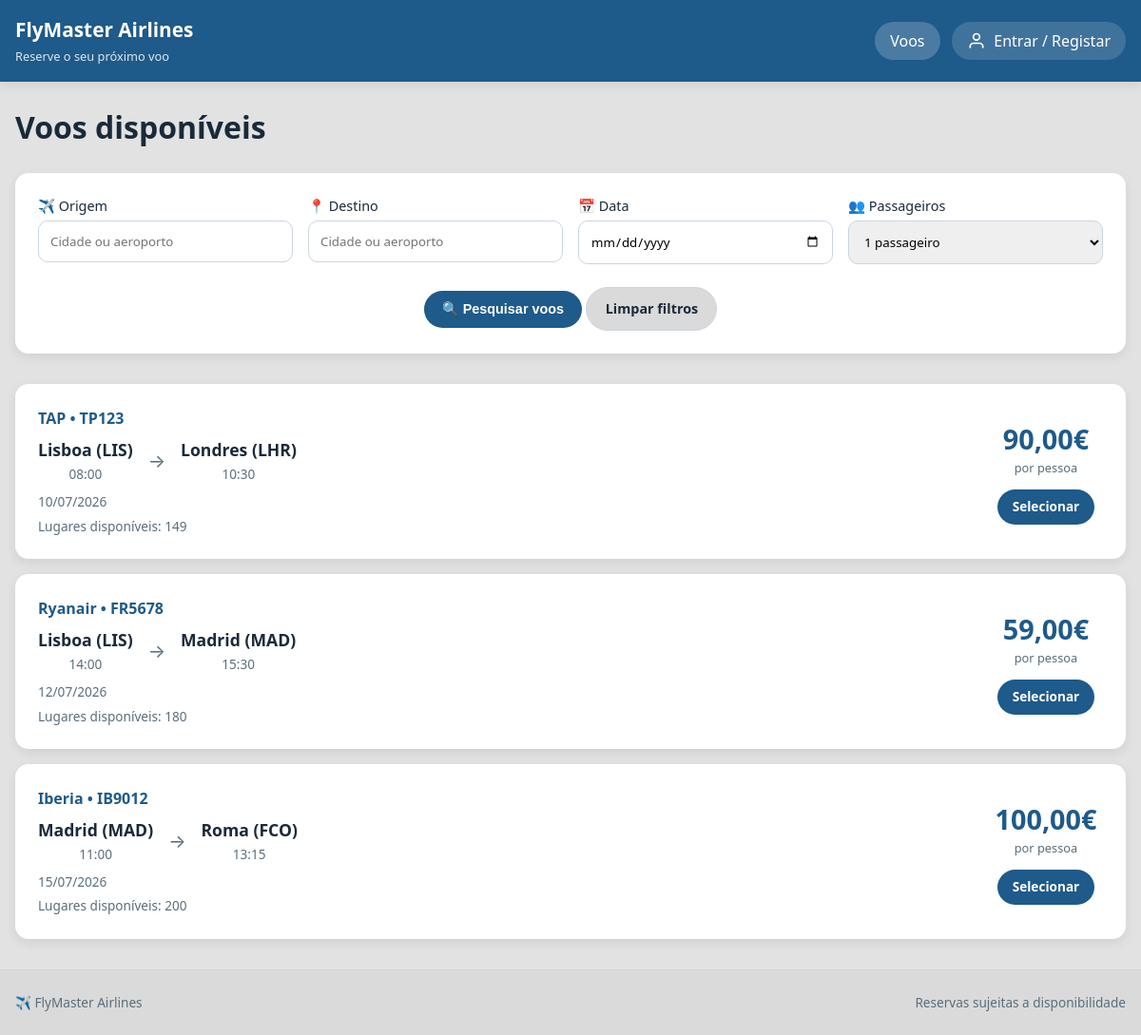
The app's page /voos/ with its own data.
### voos/models.py (models this page shows, shortened)
class Voo(models.Model):
    numero               = models.CharField(max_length=10, unique=True)  # ex: TP123
    companhia            = models.ForeignKey(Companhia, on_delete=models.CASCADE)
    origem               = models.ForeignKey(Aeroporto, on_delete=models.CASCADE, related_name='saidas')
    destino              = models.ForeignKey(Aeroporto, on_delete=models.CASCADE, related_name='chegadas')
    data_partida         = models.DateTimeField()
    data_chegada         = models.DateTimeField()
    lugares_disponiveis  = models.IntegerField()
    preco                = models.DecimalField(max_digits=8, decimal_places=2)

class Companhia(models.Model):
    nome = models.CharField(max_length=100)
    logo = models.ImageField(upload_to='logos/', blank=True, null=True)
    class Meta:
        verbose_name_plural = "Companhias"

class Aeroporto(models.Model):
    codigo = models.CharField(max_length=3, unique=True)
    nome   = models.CharField(max_length=150, blank=True)
    cidade = models.CharField(max_length=100)
    pais   = models.CharField(max_length=100)

### voos/views.py (the view)
# urls.py: path('voos/', views.VooListView.as_view(), name='flights'),
class VooListView(ListView):
    model               = Voo
    template_name       = 'Voos/flights.html'
    context_object_name = 'voos'
    paginate_by         = 20
    def get_queryset(self):
        qs = super().get_queryset().select_related('companhia', 'origem', 'destino')
        origin      = self.request.GET.get('origin', '').strip()
        destination = self.request.GET.get('destination', '').strip()
        date        = self.request.GET.get('date', '').strip()
        if origin:
            qs = qs.filter(
                Q(origem__cidade__icontains=origin) | Q(origem__codigo__icontains=origin)
            )
        if destination:
            qs = qs.filter(
                Q(destino__cidade__icontains=destination) | Q(destino__codigo__icontains=destination)
            )
        if date:
            qs = qs.filter(data_partida__date=date)
        return qs.filter(lugares_disponiveis__gt=0)
    def get_context_data(self, **kwargs):
        ctx = super().get_context_data(**kwargs)
        ctx['origin']      = self.request.GET.get('origin', '')
        ctx['destination'] = self.request.GET.get('destination', '')
        ctx['date']        = self.request.GET.get('date', '')
        ctx['passengers']  = self.request.GET.get('passengers', '1')
        params = self.request.GET.copy()
        params.pop('page', None)
        ctx['query_string'] = params.urlencode()
        return ctx

### voos/context_processors.py (called while the page is built)
def gestor_status(request):
    is_gestor = (
        request.user.is_authenticated and (
            request.user.is_superuser or
            request.user.groups.filter(name='gestor').exists()
        )
    )
    return {'is_gestor': is_gestor}

### voos/templates/Voos/flights.html (shortened to what this page needs)
{% extends 'Voos/base.html' %}
{% load static %}
{% block content %}
<main class="container">
    <div class="section-header" style="margin:1.5rem 0;">
        <h1>Voos disponíveis</h1>
    </div>
    <div class="search-panel">
        <form class="flight-search-form" action="{% url 'voos:flights' %}" method="get">
            <div class="search-grid">
                <div class="form-group">
                    <label>✈️ Origem</label>
                    <input type="text" class="input" name="origin" value="{{ origin }}" placeholder="Cidade ou aeroporto">
                </div>
                <div class="form-group">
                    <label>📍 Destino</label>
                    <input type="text" class="input" name="destination" value="{{ destination }}" placeholder="Cidade ou aeroporto">
                </div>
                <div class="form-group">
                    <label>📅 Data</label>
                    <input type="date" class="input" name="date" value="{{ date }}">
                </div>
                <div class="form-group">
                    <label>👥 Passageiros</label>
                    <select class="select" name="passengers">
                        <option value="1" {% if passengers == "1" %}selected{% endif %}>1 passageiro</option>
                    </select>
                </div>
            </div>
            <div class="search-actions">
                <button type="submit" class="btn btn-primary">🔍 Pesquisar voos</button>
                <a href="{% url 'voos:flights' %}" class="btn btn-light">Limpar filtros</a>
            </div>
        </form>
    </div>
    <div class="flights-list" style="display:flex; flex-direction:column; gap:1rem; margin-top:1rem;">
        {% if voos %}
            {% for voo in voos %}
            <div class="flight-card">
                <div class="flight-info">
                    <div class="flight-airline">{{ voo.companhia.nome }} • {{ voo.numero }}</div>
                    <div class="flight-route">
                        <div class="flight-point">
                            <strong>{{ voo.origem.cidade }} ({{ voo.origem.codigo }})</strong>
                            <span>{{ voo.data_partida|date:"H:i" }}</span>
                        </div>
                        <div class="flight-arrow">→</div>
                        <div class="flight-point">
                            <strong>{{ voo.destino.cidade }} ({{ voo.destino.codigo }})</strong>
                            <span>{{ voo.data_chegada|date:"H:i" }}</span>
                        </div>
                    </div>
                    <div class="flight-duration">{{ voo.data_partida|date:"d/m/Y" }}</div>
                    <div class="flight-seats" {% if voo.lugares_disponiveis <= 10 %}style="color:orange;"{% endif %}>
                        Lugares disponíveis: {{ voo.lugares_disponiveis }}
                    </div>
                </div>
                <div class="flight-price">
                    <div class="price-value">{{ voo.preco }}€</div>
                    <div class="price-detail">por pessoa</div>
                    <a href="{% url 'voos:booking' voo.numero %}" class="btn btn-primary btn-sm">Selecionar</a>
                </div>
            </div>
            {% endfor %}
        {% endif %}
    </div>
</main>
{% endblock %}

### static/css/style.css (style rules this page uses)
:root { --bg: #e2e2e2; --surface: #ffffff; --surface-alt: #dadada; --text: #1a2a3a; --muted: #5a6e7c; --primary: #1e5a8a; --primary-hover: #144a6e; --accent: #2c7cb6; --accent-hover: #23689b; --success-bg: #e3f2fd; --success-text: #0d5b8a; --warning-bg: #fff3e0; --warning-text: #b85c00; --info-bg: #e8f0fe; --info-text: #1e5a8a; --border: #cbd5e1; --shadow: 0 4px 12px rgba(0, 0, 0, 0.08); --radius: 14px; --radius-sm: 10px; --max-width: 1200px; }
* { box-sizing: border-box; margin: 0; padding: 0; }
body { font-family: 'Segoe UI', system-ui, -apple-system, sans-serif; background: var(--bg); color: var(--text); line-height: 1.5; }
.container { width: min(100% - 2rem, var(--max-width)); margin: 0 auto; }
.search-grid { display: grid; grid-template-columns: repeat(auto-fit, minmax(200px, 1fr)); gap: 1rem; }
.form-group { display: flex; flex-direction: column; gap: 0.3rem; }
.form-group label { font-weight: 500; font-size: 0.9rem; }
.input, .select, .textarea { width: 100%; padding: 0.75rem; border: 1px solid var(--border); border-radius: var(--radius-sm); font-family: inherit; }
.search-actions { margin-top: 1.5rem; text-align: center; }
.btn { display: inline-flex; align-items: center; justify-content: center; gap: 0.5rem; padding: 0.7rem 1.2rem; border: none; border-radius: 40px; font-weight: 600; cursor: pointer; transition: all 0.2s; text-decoration: none; font-size: 0.9rem; }
.btn-primary { background: var(--primary); color: white; }
.btn-light { background: var(--surface-alt); color: var(--text); border: 1px solid var(--border); }
.btn-sm { padding: 0.5rem 1rem; font-size: 0.85rem; }
.section-header { margin-bottom: 1.5rem; }
.flights-list { display: flex; flex-direction: column; gap: 1rem; }
.flight-card { background: var(--surface); border-radius: var(--radius); padding: 1.5rem; display: flex; justify-content: space-between; align-items: center; flex-wrap: wrap; gap: 1rem; box-shadow: var(--shadow); }
.flight-info { flex: 2; }
.flight-airline { font-weight: bold; color: var(--primary); margin-bottom: 0.5rem; }
.flight-route { display: flex; align-items: center; gap: 1rem; margin-bottom: 0.5rem; flex-wrap: wrap; }
.flight-point { text-align: center; }
.flight-point strong { display: block; font-size: 1.1rem; }
.flight-point span { font-size: 0.85rem; color: var(--muted); }
.flight-arrow { font-size: 1.2rem; color: var(--muted); }
.flight-duration, .flight-seats { font-size: 0.85rem; color: var(--muted); margin-top: 0.3rem; }
.flight-price { text-align: center; min-width: 120px; }
.price-value { font-size: 1.8rem; font-weight: bold; color: var(--primary); }
.price-detail { font-size: 0.8rem; color: var(--muted); margin-bottom: 0.8rem; }
.search-panel { background: var(--surface); padding: 1.5rem; border-radius: var(--radius); box-shadow: var(--shadow); margin-bottom: 2rem; }

### records on screen
Voo: companhia.nome "TAP", numero "TP123", origem.cidade "Lisboa", origem.codigo "LIS", data_partida "08:00", destino.cidade "Londres", destino.codigo "LHR", data_chegada "10:30", data_partida "10/07/2026", lugares_disponiveis "149", preco "90,00"
Voo: companhia.nome "Ryanair", numero "FR5678", origem.cidade "Lisboa", origem.codigo "LIS", data_partida "14:00", destino.cidade "Madrid", destino.codigo "MAD", data_chegada "15:30", data_partida "12/07/2026", lugares_disponiveis "180", preco "59,00"
Voo: companhia.nome "Iberia", numero "IB9012", origem.cidade "Madrid", origem.codigo "MAD", data_partida "11:00", destino.cidade "Roma", destino.codigo "FCO", data_chegada "13:15", data_partida "15/07/2026", lugares_disponiveis "200", preco "100,00"
